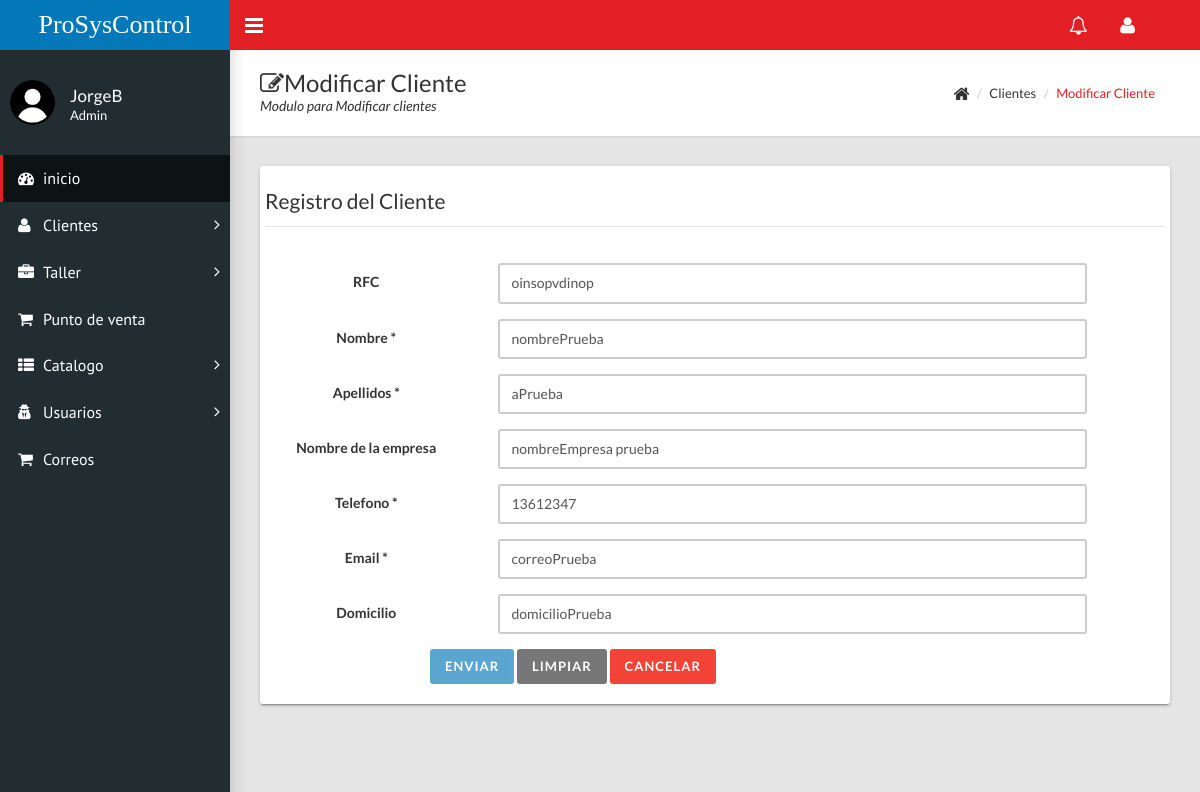
/home.php?c=cliente&a=FormCrear&id=1 (signed in), run on the app's committed database.
### tables this page shows
CREATE TABLE `clientes` (
  `idClientes` int(11) NOT NULL,
  `rfc` varchar(20) NOT NULL,
  `nombreCliente` varchar(50) NOT NULL,
  `apellidosC` varchar(50) NOT NULL,
  `nombreEmpresa` varchar(70) NOT NULL,
  `telefono` varchar(10) NOT NULL,
  `email` varchar(70) NOT NULL,
  `domicilio` varchar(150) NOT NULL
);

### controladores/cliente.controlador.php (called while the page is built, shortened)
<?php
require_once "modelos/cliente.php";
class ClienteControlador{
    private $modelo;
    public function __CONSTRUCT(){
        $this->modelo = new Cliente;
    }
    public function FormCrear(){
        $titulo="Registrar";
        $clienteSQL = new Cliente();
        if(isset($_GET['id'])){
            $clienteSQL=$this->modelo->Obtener($_GET['id']);
            $titulo = "Modificar";
        }
        require_once "vistas/encabezado.php";
        require_once "vistas/cliente/acciones_Cliente.php";
        require_once "vistas/pie.php";
    }
}

### modelos/database.php (called while the page is built, shortened)
<?php
class Database{
    public static function Conectar(){
        try{
            $conexion = new PDO("mysql:host=".self::servidor.";dbname=".self::nombrebd.";charset=utf8", self::usuariobd,
            self::clave);
            $conexion -> setAttribute(PDO::ATTR_ERRMODE, PDO::ERRMODE_EXCEPTION);
            return $conexion;
        }catch(PDOException $e){
            return "Fallo " .$e->getMessage();
        }
    }
}

### modelos/cliente.php (called while the page is built, shortened)
<?php
class Cliente{
    private $pdo;
    private $rfc;
    private $nombre;
    private $apellidosC;
    private $nombreEmpresa;
    private $telefono;
    private $email;
    private $domicilio;
    public function __CONSTRUCT(){
        $this->pdo = Database::Conectar();
    }
    public function getRfc() : ?string{
        return $this->rfc;
    }
    public function setRfc(string $rfc){
        $this->rfc = $rfc;
    }
    public function getNombre() : ? string{
        return $this->nombre;
    }
    public function setNombre(string $nombre){
        $this->nombre = $nombre;
    }
    public function getApellidos() : ? string{
        return $this->apellidosC;
    }
    public function setApellidos(string $apellidosC){
        $this->apellidosC = $apellidosC;
    }
    public function getNombreEmpresa() : ? string{
        return $this->nombreEmpresa;
    }
    public function setNombreEmpresa(string $nombreEmpresa){
        $this->nombreEmpresa = $nombreEmpresa;
    }
    public function getTelefono() : ? string{
        return $this->telefono;
    }
    public function setTelefono(string $telefono){
        $this->telefono = $telefono;
    }
    public function getEmail() : ?string{
        return $this->email;
    }
    public function setEmail(string $email){
        $this->email = $email;
    }
    public function getDomicilio() : ?string{
        return $this->domicilio;
    }
    public function setDomicilio(string $domicilio){
        $this->domicilio = $domicilio;
    }
    public function Obtener($nombre){
        try{
            $consulta = $this ->pdo ->prepare("SELECT * FROM clientes WHERE idClientes=?;");
            $consulta->execute(array($nombre));
            $reCliente=$consulta->fetch(PDO::FETCH_OBJ);
            $clienteSQL=new Cliente();
            $clienteSQL->setId($reCliente->idClientes);
            $clienteSQL->setRfc($reCliente->rfc);
            $clienteSQL->setNombre($reCliente->nombreCliente);
            $clienteSQL->setApellidos($reCliente->apellidosC);
            $clienteSQL->setNombreEmpresa($reCliente->nombreEmpresa);
            $clienteSQL->setTelefono($reCliente->telefono);
            $clienteSQL->setEmail($reCliente->email);
            $clienteSQL->setDomicilio($reCliente->domicilio);
            return $clienteSQL;
        }catch(Exception $excepcion){
            die($excepcion->getMessage());
        }
    }
}

### vistas/cliente/acciones_Cliente.php (the view, shortened to what this page needs)
<div class="content-wrapper">
  <div class="page-title">
    <div>
      <h1><i class="fa fa-edit"></i><?= $titulo ?> Cliente</h1>
      <p>Modulo para <?= $titulo ?> clientes</p>
    </div>
    <div>
      <ul class="breadcrumb">
        <li><i class="fa fa-home fa-lg"></i></li>
        <li>Clientes</li>
        <li><a href="#"><?= $titulo ?> Cliente</a></li>
      </ul>
    </div>
  </div>
  <div class="row">
    <div class="col-md-12">
      <div class="card">
        <div class="row">
          <div class="well bs-component">
            <form class="form-horizontal" method="POST" action="?c=cliente&a=Guardar">
              <fieldset>
                <legend>Registro del Cliente</legend>
                <div class="form-group">
                  <div class="col-lg-10">
                  </div>
                </div>
                <div class="form-group">
                  <label class="control-label col-md-3" for="Rfc">RFC </label>
                  <div class="col-md-8">
                    <input class="form-control" name="rfc" id="rfc" type="text" placeholder="Introduce el rfc del cliente" value="<?= $clienteSQL->getRfc() ?>" onkeyup="mayus(this); handleSubmit();" maxlength="13" min="1" onkeypress="return ((event.charCode >= 65 && event.charCode <= 90) || (event.charCode >= 48 && event.charCode <= 57) || (event.charCode >= 97 && event.charCode <= 122))">
                  </div>
                </div>
                <div class="form-group">
                  <label class="control-label col-md-3" for="NombreCliente">Nombre *</label>
                  <div class="col-md-8">
                    <input class="form-control" name="nombreCliente" id="nombre" type="text" placeholder="Nombre" value="<?= $clienteSQL->getNombre() ?>" onkeyup="mayus(this); handleSubmit();" maxlength="30" min="1" onkeypress="return ((event.charCode >= 65 && event.charCode <= 90) || (event.charCode >= 97 && event.charCode <= 122) || (event.charCode == 32))">
                  </div>
                </div>
                <div class="form-group">
                  <label class="control-label col-md-3" for="ApellidosC">Apellidos *</label>
                  <div class="col-md-8">
                    <input class="form-control" name="apellidosC" id="apellidos" type="text" placeholder="Apellidos" value="<?= $clienteSQL->getApellidos() ?>" onkeyup="handleSubmit(); mayus(this);" maxlength="30" min="1" onkeypress="return ((event.charCode >= 65 && event.charCode <= 90) || (event.charCode >= 97 && event.charCode <= 122) || (event.charCode == 32))">
                  </div>
                </div>
                <div class="form-group">
                  <label class="control-label col-md-3" for="NombreEmpresa">Nombre de la empresa</label>
                  <div class="col-md-8">
                    <input class="form-control" name="nombreEmpresa" id="nombreEmpresa" type="text" placeholder="Nombre de la Empresa" value="<?= $clienteSQL->getNombreEmpresa() ?>" onkeyup="mayus(this); handleSubmit();" maxlength="30" min="1" onkeypress="return ((event.charCode >= 65 && event.charCode <= 90) || (event.charCode >= 97 && event.charCode <= 122) || (event.charCode >= 32 && event.charCode <= 46) )">
                  </div>
                </div>
                <div class="form-group">
                  <label class="control-label col-md-3" for="Telefono">Telefono *</label>
                  <div class="col-md-8">
                    <input class="form-control" name="telefono" id="telefono" type="text" placeholder="Telefono" value="<?= $clienteSQL->getTelefono() ?>" onkeyup="handleSubmit()" maxlength="10" min="1" onkeypress="return ((event.charCode >= 48 && event.charCode <= 57))">
                  </div>
                </div>
                <div class="form-group">
                  <label class="control-label col-md-3" for="NombreEmpresa">Email *</label>
                  <div class="col-md-8">
                    <input class="form-control" name="email" id="email" type="text" placeholder="Correo Electronico" value="<?= $clienteSQL->getEmail() ?>" onkeyup="minus(this); handleSubmit();">
                  </div>
                </div>
                <div class="form-group">
                  <label class="control-label col-md-3" for="NombreEmpresa">Domicilio</label>
                  <div class="col-md-8">
                    <input class="form-control" name="domicilio" id="domicilio" type="text" placeholder="Domicilio" value="<?= $clienteSQL->getDomicilio() ?>" onkeyup="mayus(this); handleSubmit();" maxlength="30" min="1" onkeypress="return ((event.charCode >= 65 && event.charCode <= 90) || (event.charCode >= 97 && event.charCode <= 122) || (event.charCode >= 32 && event.charCode <= 47) || (event.charCode >= 48 && event.charCode <= 57))">
                  </div>
                </div>
                <div>
                  <div class="col-lg-10 col-lg-offset-2">
                    <button class="btn btn-primary" type="submit" id="submitButton" disabled>Enviar</button>
                    <button class="btn btn-default" type="reset" onclick="handleBloquearSubmit()">Limpiar</button>
                    <button class="btn btn-danger" type="button" onclick="handleCancelar()">Cancelar</button>
                  </div>
                </div>
          </div>
        </div>
      </div>
    </div>

### data on the page
clientes: rfc "oinsopvdinop", nombreCliente "nombrePrueba", apellidosC "aPrueba", nombreEmpresa "nombreEmpresa prueba", telefono "13612347", email "correoPrueba", domicilio "domicilioPrueba"

### other printed values
$usuario "JorgeB"
$_SESSION['tipoUsuario'] "Admin"
$titulo "Modificar"
